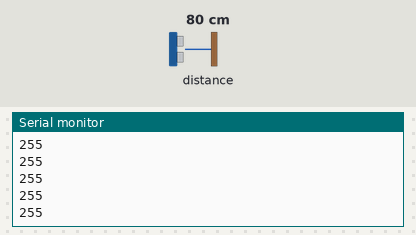
Simulated run of this sketch. Board: Arduino Nano 33 BLE. Shown: the last lines printed to the serial monitor. Inputs (shaded band) come from the test bench; at power-on: distance to the obstacle 80 cm.

Above: at 1.2 s.
1.3 s: distance to the obstacle set to 2 cm
At 1.9 s:
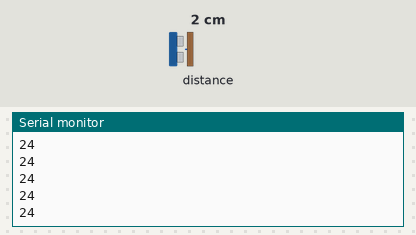
2.8 s: distance to the obstacle set to 4 cm
At 3.4 s:
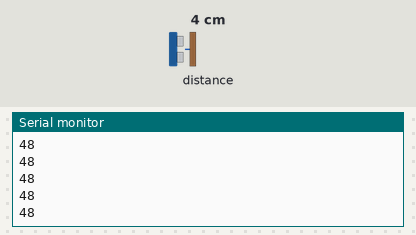
Timing chart, 0 to 5.8 s (numbered marks = the images above; inputs shaded):
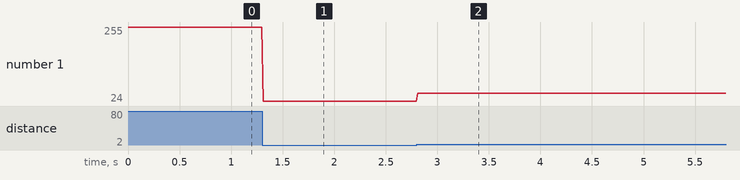

Measured:
- after the input at 1.3 s, the serial monitor: prints a new line at once (image 1)
- after the input at 2.8 s, the serial monitor: prints a new line at once (image 2)
- plotted number 1: 255 → 24 after the input at 1.3 s, 24 → 48 after the input at 2.8 s

The sketch:

proxtest.ino
```cpp
#include <Arduino_APDS9960.h>

void setup() {
  Serial.begin(19200);
  while(!Serial);

  if (!APDS.begin())
    Serial.println("Error initializing APDS-9960 sensor!");
}

void loop() {
  if (APDS.proximityAvailable()) {
    int proximity = APDS.readProximity();

    Serial.println(proximity);
  }

  delay(10);
}
```
